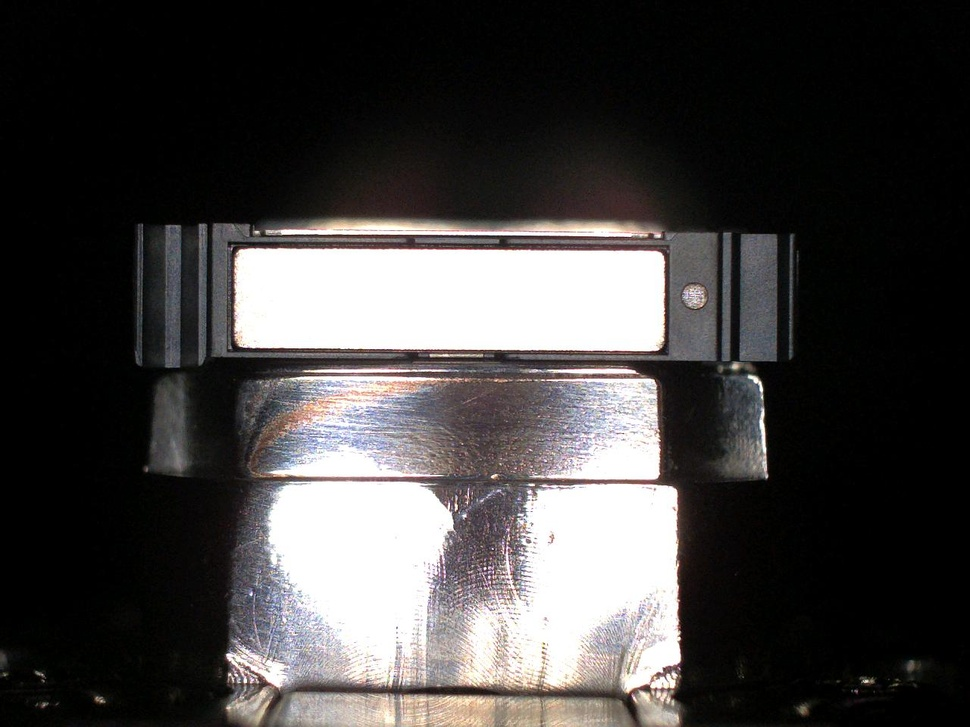
#> input picture projectData/normal/26309_000_OK.jpeg, 970 x 727 px, shrunk from 1280 x 960 before the run; its folder holds only this picture in this run
$ python final.py
#> lines starting #> are read from the running program, lines starting #| are printed output that depends on the picture; after the words box and inside, x2 and y2 are one past the last pixel; in counts of white or black regions, pixels touching at a corner belong together
import cv2
import numpy as np
import os
from glob import glob

# 입력 및 출력 경로
input_dir = './projectData/normal'
output_dir = './projectData/result'
os.makedirs(output_dir, exist_ok=True)

# 이미지 파일 리스트 불러오기
image_files = glob(os.path.join(input_dir, '*.jpeg'))

for image_path in image_files:
    img = cv2.imread(image_path)
#> img is the input picture: shape (727, 970, 3); mean B, G, R 65.6, 65.9, 68.1
    gray = cv2.cvtColor(img, cv2.COLOR_BGR2GRAY)
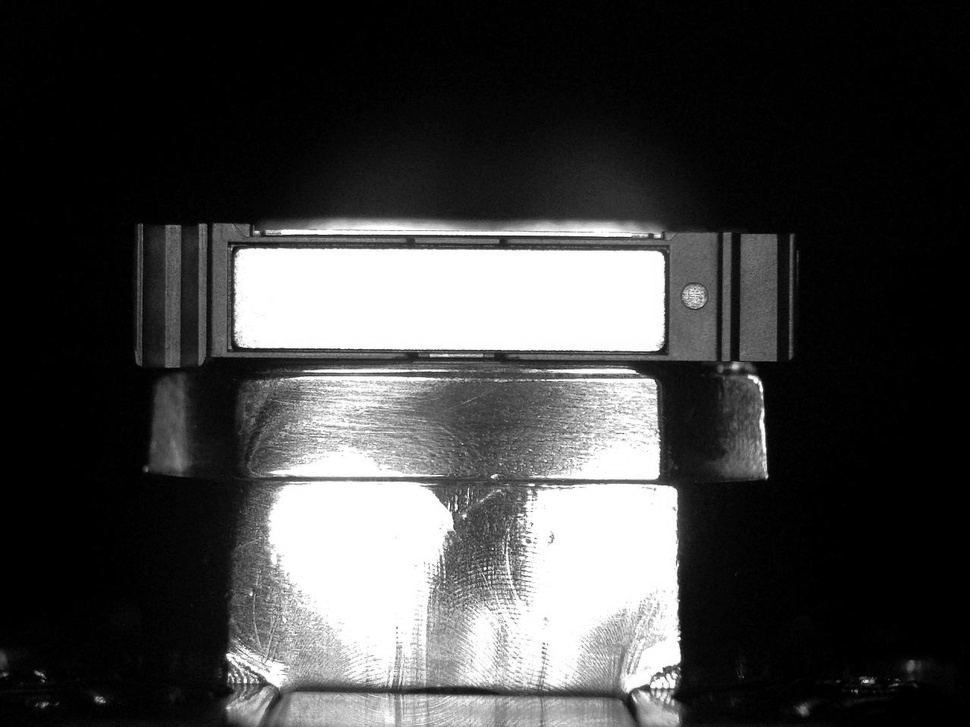
#> gray: shape (727, 970); min 0, max 255, mean 66.6
    _, binary = cv2.threshold(gray, 150, 255, cv2.THRESH_BINARY)
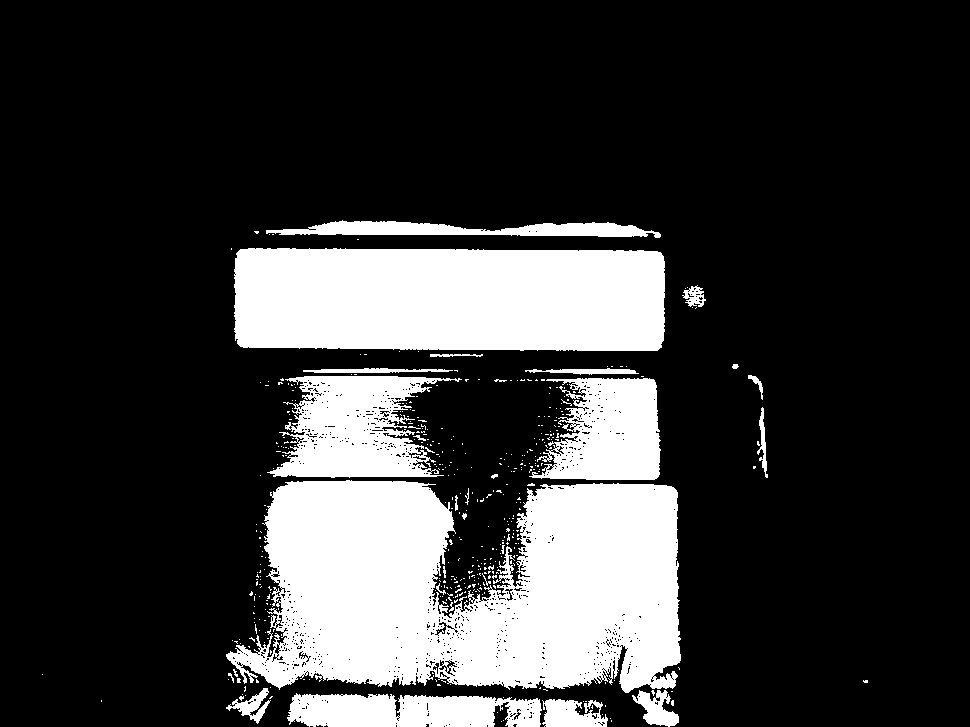
#> binary: shape (727, 970); 21.7% white; 449 white regions (422 under 20 px)
    contours, _ = cv2.findContours(binary, cv2.RETR_EXTERNAL, cv2.CHAIN_APPROX_SIMPLE)
#> contours = 447 contours, 432 with area under 20; largest, box (x1, y1, x2, y2) and area: (226, 480, 681, 693) 71924, (234, 248, 665, 351) 42436, (267, 376, 462, 478) 11610, (529, 378, 661, 480) 9349, (287, 693, 542, 727) 6849

    max_area = 0
    best_rect = None
    for cnt in contours:
        x, y, w, h = cv2.boundingRect(cnt)
        area = w * h
        if y < 500 and area > max_area:
            max_area = area
            best_rect = (x, y, w, h)
#> this loop made 447 passes
#> (x, y, w, h, area, max_area) on passes 232, 240, 243: (455, 495, 3, 16, 48, 48), (465, 488, 4, 17, 68, 68), (226, 480, 455, 213, 96915, 96915)
#> (x, y, w, h, area) on passes 14, 17, 20, 22, 23, 25: (542, 699, 66, 28, 1848), (239, 696, 5, 5, 25), (287, 693, 255, 34, 8670), (651, 690, 4, 6, 24), (632, 690, 47, 37, 1739), (226, 688, 45, 36, 1620)
#> after the loop, max_area = 96915

    color_img = img.copy()
    if best_rect:
        x, y, w, h = best_rect

        center_x = x + w // 2
#> center_x = 453
        center_y = y + h // 2
#> center_y = 586
        red_w = w
#> red_w = 455
        red_h = int(w / 3.5)
#> red_h = 130
        red_x = int(center_x - red_w // 2)
#> red_x = 226
        red_y = int(center_y - red_h // 2)
#> red_y = 521
        red_x = max(0, min(red_x, img.shape[1] - red_w))
        red_y = max(0, min(red_y, img.shape[0] - red_h))

        top1 = min(y, red_y)
#> top1 = 480
        bottom1 = max(y, red_y)
#> bottom1 = 521
        cv2.rectangle(color_img, (red_x, top1), (red_x + red_w, bottom1), (255, 0, 0), 2)
        gap1_px = bottom1 - top1
#> gap1_px = 41

        green_bottom = y + h
#> green_bottom = 693
        red_bottom = red_y + red_h
#> red_bottom = 651
        top2 = min(green_bottom, red_bottom)
#> top2 = 651
        bottom2 = max(green_bottom, red_bottom)
#> bottom2 = 693
        cv2.rectangle(color_img, (red_x, top2), (red_x + red_w, bottom2), (255, 0, 0), 2)
        gap2_px = bottom2 - top2
#> gap2_px = 42

        cv2.putText(color_img, f"{gap1_px} px", (red_x + 5, top1 + 20),
                    cv2.FONT_HERSHEY_SIMPLEX, 0.7, (0, 0, 255), 2)
        cv2.putText(color_img, f"{gap2_px} px", (red_x + 5, top2 + 20),
                    cv2.FONT_HERSHEY_SIMPLEX, 0.7, (0, 0, 255), 2)
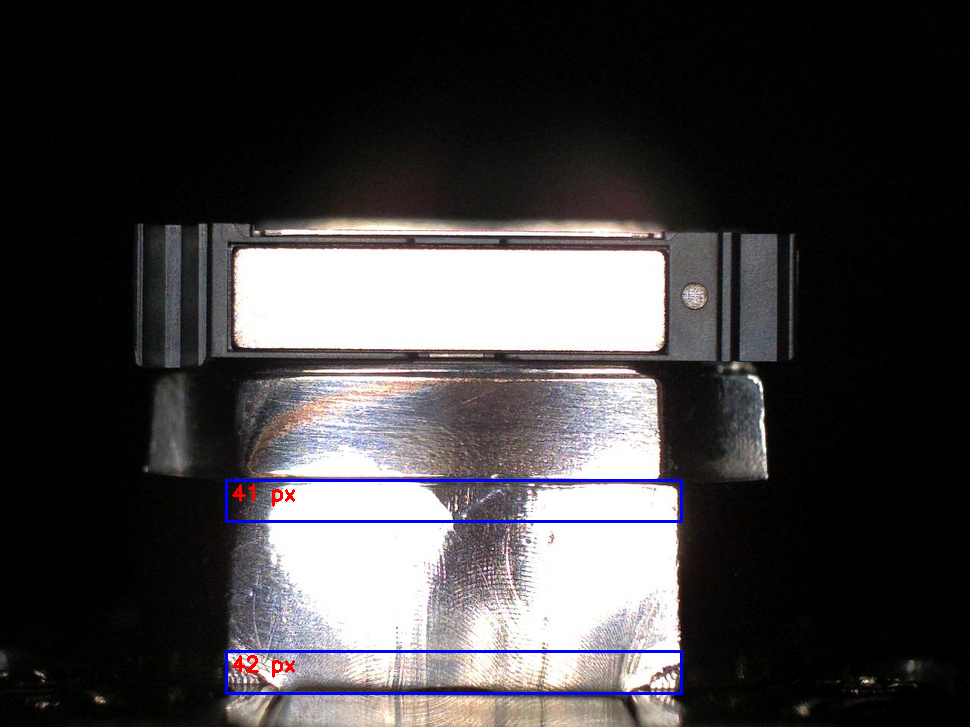
#> color_img: shape (727, 970, 3); mean B, G, R 66.4, 64.6, 66.9

    # 결과 이미지 저장
    filename = os.path.basename(image_path)
    save_path = os.path.join(output_dir, f"result_{filename}")
    cv2.imwrite(save_path, color_img)

print("모든 이미지 처리 및 저장 완료.")
